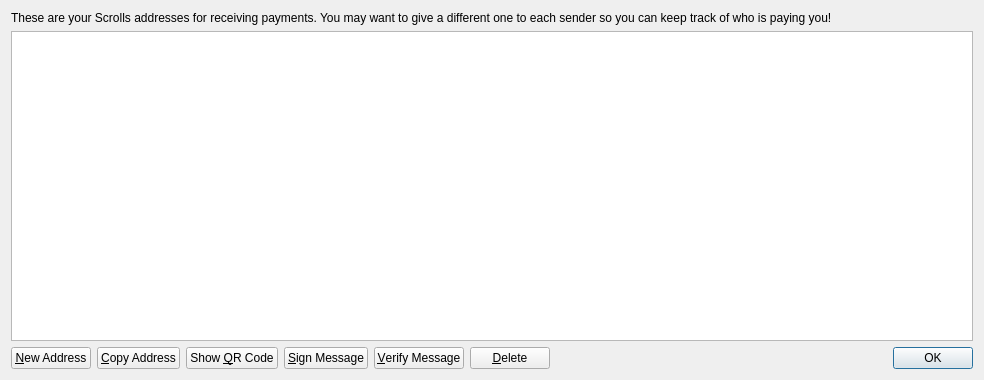
<?xml version="1.0" encoding="UTF-8"?>
<ui version="4.0">
 <class>AddressBookPage</class>
 <widget class="QWidget" name="AddressBookPage">
  <property name="geometry">
   <rect>
    <x>0</x>
    <y>0</y>
    <width>984</width>
    <height>380</height>
   </rect>
  </property>
  <property name="windowTitle">
   <string>Address Book</string>
  </property>
  <layout class="QVBoxLayout" name="verticalLayout">
   <item>
    <widget class="QLabel" name="labelExplanation">
     <property name="text">
      <string>These are your Scrolls addresses for receiving payments. You may want to give a different one to each sender so you can keep track of who is paying you!</string>
     </property>
     <property name="textFormat">
      <enum>Qt::PlainText</enum>
     </property>
     <property name="wordWrap">
      <bool>true</bool>
     </property>
    </widget>
   </item>
   <item>
    <widget class="QTableView" name="tableView">
     <property name="contextMenuPolicy">
      <enum>Qt::CustomContextMenu</enum>
     </property>
     <property name="toolTip">
      <string>Double-click to edit address or label</string>
     </property>
     <property name="tabKeyNavigation">
      <bool>false</bool>
     </property>
     <property name="alternatingRowColors">
      <bool>true</bool>
     </property>
     <property name="selectionMode">
      <enum>QAbstractItemView::SingleSelection</enum>
     </property>
     <property name="selectionBehavior">
      <enum>QAbstractItemView::SelectRows</enum>
     </property>
     <property name="sortingEnabled">
      <bool>true</bool>
     </property>
     <attribute name="verticalHeaderVisible">
      <bool>false</bool>
     </attribute>
    </widget>
   </item>
   <item>
    <layout class="QHBoxLayout" name="horizontalLayout">
     <item>
      <widget class="QPushButton" name="newAddressButton">
       <property name="toolTip">
        <string>Create a new address</string>
       </property>
       <property name="text">
        <string>&amp;New Address</string>
       </property>
      </widget>
     </item>
     <item>
      <widget class="QPushButton" name="copyToClipboard">
       <property name="toolTip">
        <string>Copy the currently selected address to the system clipboard</string>
       </property>
       <property name="text">
        <string>&amp;Copy Address</string>
       </property>
      </widget>
     </item>
     <item>
      <widget class="QPushButton" name="showQRCode">
       <property name="text">
        <string>Show &amp;QR Code</string>
       </property>
      </widget>
     </item>
     <item>
      <widget class="QPushButton" name="signMessage">
       <property name="toolTip">
        <string>Sign a message to prove you own a Scrolls address</string>
       </property>
       <property name="text">
        <string>&amp;Sign Message</string>
       </property>
      </widget>
     </item>
     <item>
      <widget class="QPushButton" name="verifyMessage">
       <property name="toolTip">
        <string>Verify a message to ensure it was signed with a specified Scrolls address</string>
       </property>
       <property name="text">
        <string>&amp;Verify Message</string>
       </property>
      </widget>
     </item>
     <item>
      <widget class="QPushButton" name="deleteButton">
       <property name="toolTip">
        <string>Delete the currently selected address from the list. Only sending addresses can be deleted.</string>
       </property>
       <property name="text">
        <string>&amp;Delete</string>
       </property>
      </widget>
     </item>
     <item>
      <spacer name="horizontalSpacer">
       <property name="orientation">
        <enum>Qt::Horizontal</enum>
       </property>
       <property name="sizeHint" stdset="0">
        <size>
         <width>40</width>
         <height>20</height>
        </size>
       </property>
      </spacer>
     </item>
     <item>
      <widget class="QDialogButtonBox" name="buttonBox">
       <property name="sizePolicy">
        <sizepolicy hsizetype="Maximum" vsizetype="Fixed">
         <horstretch>0</horstretch>
         <verstretch>0</verstretch>
        </sizepolicy>
       </property>
       <property name="standardButtons">
        <set>QDialogButtonBox::Ok</set>
       </property>
      </widget>
     </item>
    </layout>
   </item>
  </layout>
 </widget>
 <resources>
  <include location="../bitcoin.qrc"/>
 </resources>
 <connections/>
</ui>
